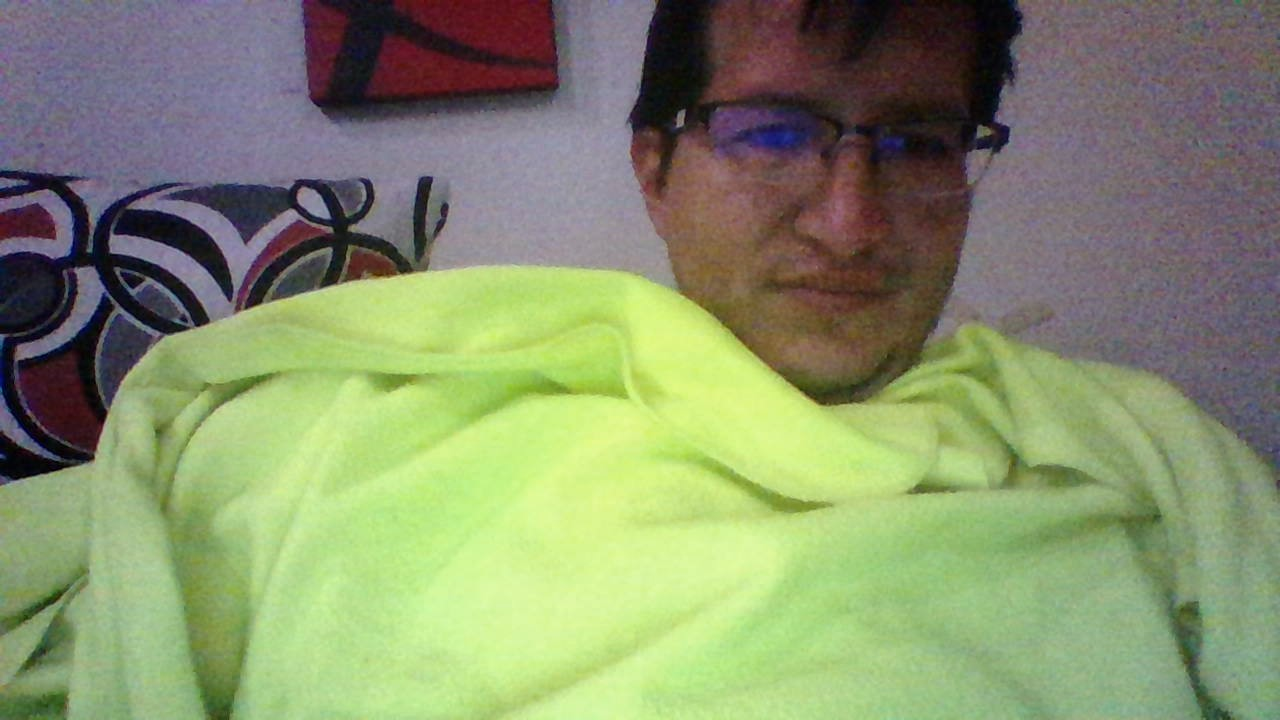
#> input picture PercepcionComputacional/images/WIN_20200526_12_59_11_Pro.jpg, 1280 x 720 px
$ jupyter execute DetectarImagenCapa.ipynb
#> lines starting #> are read from the running program, lines starting #| are printed output that depends on the picture; after the words box and inside, x2 and y2 are one past the last pixel; in counts of white or black regions, pixels touching at a corner belong together
#> further down, img is the input picture: shape (720, 1280, 3); mean B, G, R 108.4, 145, 134.7
### Detectar Imagenes Capa

[cell 1]
import numpy as np
import cv2
import time

[cell 2]
def imagen_detec(imagen):
    img = np.fliplr(imagen)
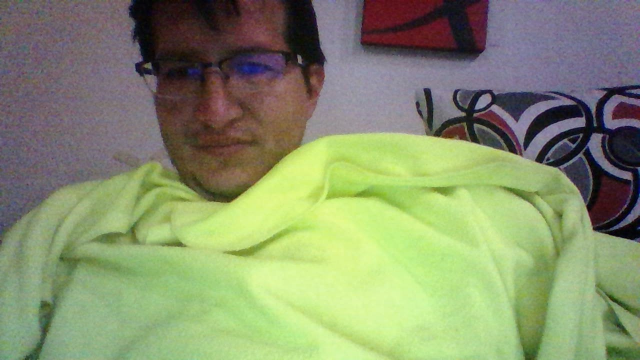
#> img: shape (720, 1280, 3) (shown at 1/2 size); mean B, G, R 108.4, 145, 134.7
    hsv = cv2.cvtColor(img,cv2.COLOR_BGR2HSV)
#> hsv: shape (720, 1280, 3); mean H, S, V 74.9, 84.8, 155
    low_green = np.array([72, 36, 92])
    high_green = np.array([86, 39, 95])
    mask1 = cv2.inRange(hsv, low_green, high_green)
#> mask1: shape (720, 1280); every value is 0
    cv2.imshow('image',mask1)
    cv2.waitKey(0)
    cv2.destroyAllWindows()
    lower_green = np.array([77,55,73])
    upper_green = np.array([80,65,78])
    mask2 = cv2.inRange(hsv,lower_green,upper_green)
    mask1 = mask1+mask2
    mask1 = cv2.morphologyEx(mask1, cv2.MORPH_OPEN, np.ones((3,3),np.uint8))
    mask1 = cv2.morphologyEx(mask1, cv2.MORPH_DILATE, np.ones((3,3),np.uint8))
    mask2 = cv2.bitwise_not(mask1)
#> mask2: shape (720, 1280); every value is 255
    res1 = cv2.bitwise_and(img,img,mask=mask2)
    #res2 = cv2.bitwise_and(background, background, mask = mask1)
    final_output = cv2.addWeighted(res1,1,res1,1,0)
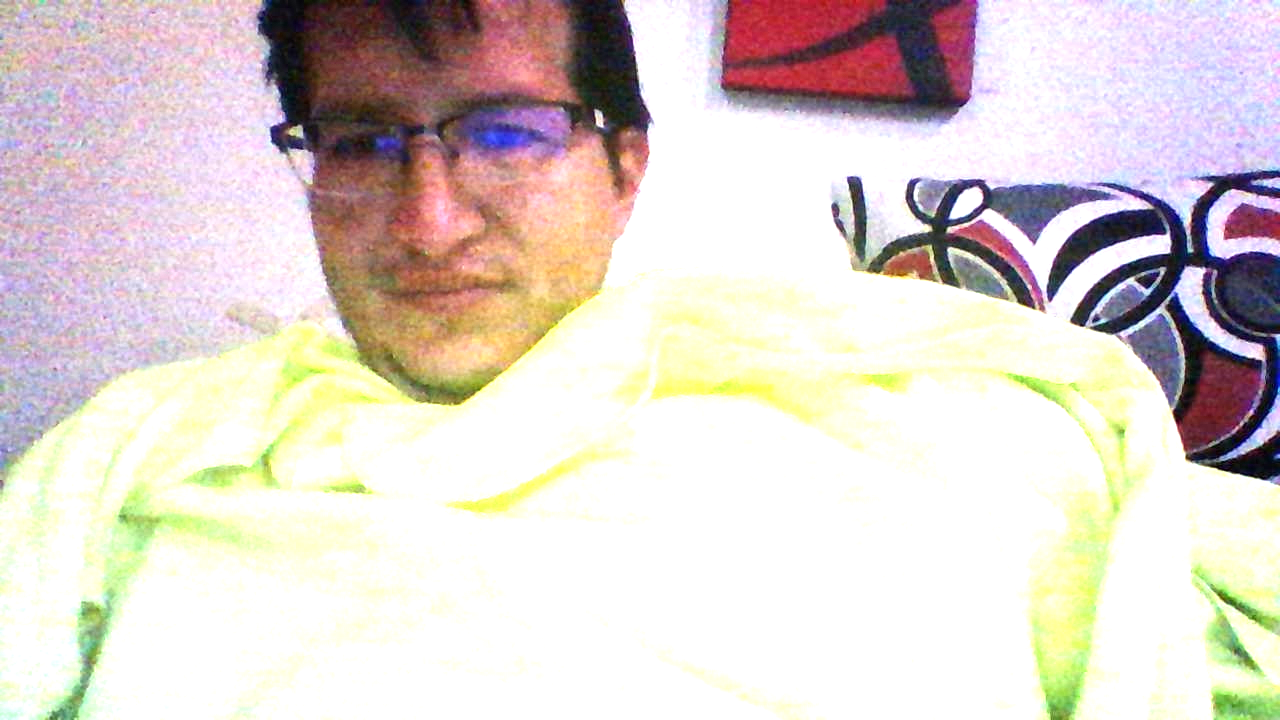
#> final_output: shape (720, 1280, 3); mean B, G, R 204.9, 210.2, 221
    return final_output

[cell 3]
img = cv2.imread('images/WIN_20200526_12_59_11_Pro.jpg')
img_res = imagen_detec(img)

cv2.imshow('image',img_res)
cv2.waitKey(0)
cv2.destroyAllWindows()

$ run again, with PercepcionComputacional/images/WIN_20200526_12_59_14_Pro.jpg copied over PercepcionComputacional/images/WIN_20200526_12_59_11_Pro.jpg
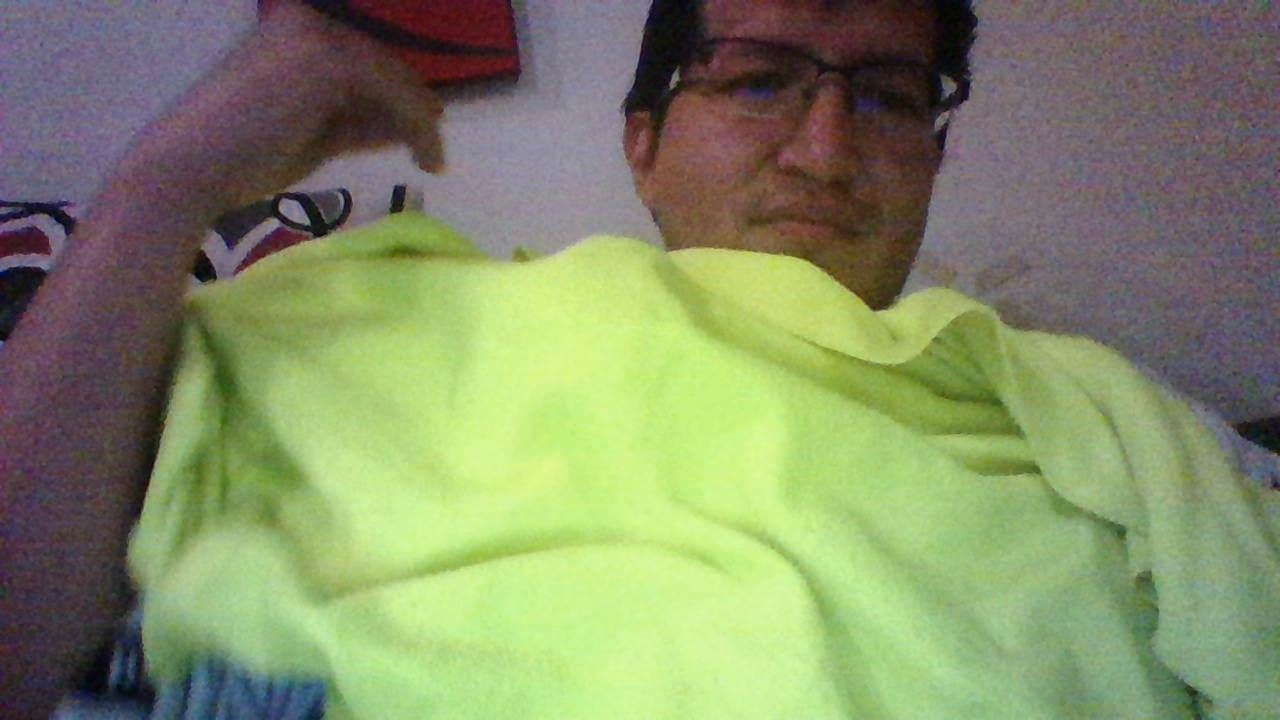
#> input picture PercepcionComputacional/images/WIN_20200526_12_59_14_Pro.jpg, 1280 x 720 px
#> img is the input picture: shape (720, 1280, 3); mean B, G, R 103.1, 141.4, 131.2
#> hsv: shape (720, 1280, 3); mean H, S, V 74.2, 85.1, 150.8
#> in imagen_detec, `mask1 = cv2.inRange(hsv, low_green, high_green)`:
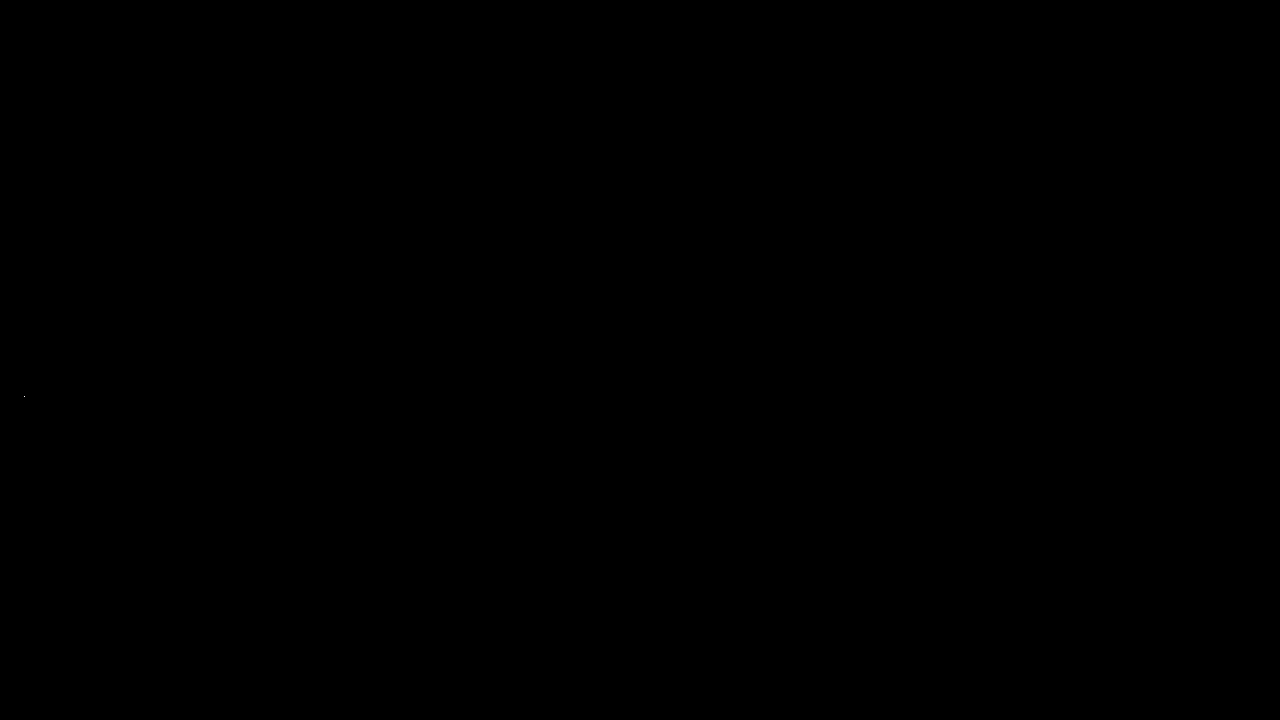
#> mask1: shape (720, 1280); 0% white in thin lines or dots, all inside (x1, y1, x2, y2) = (24, 396, 25, 397)
#> in imagen_detec, `final_output = cv2.addWeighted(res1,1,res1,1,0)`:
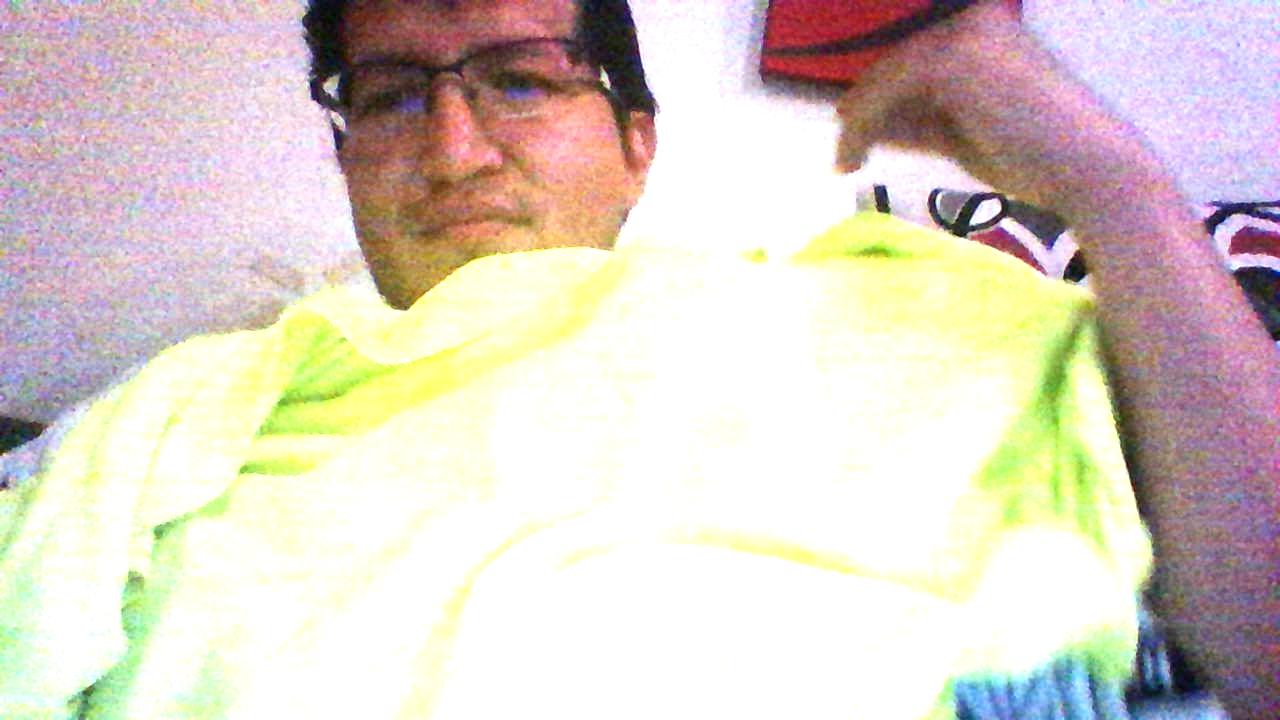
#> final_output: shape (720, 1280, 3); mean B, G, R 198.1, 206.8, 218.1

$ run again, with PercepcionComputacional/images/WIN_20200526_12_59_16_Pro.jpg copied over PercepcionComputacional/images/WIN_20200526_12_59_11_Pro.jpg
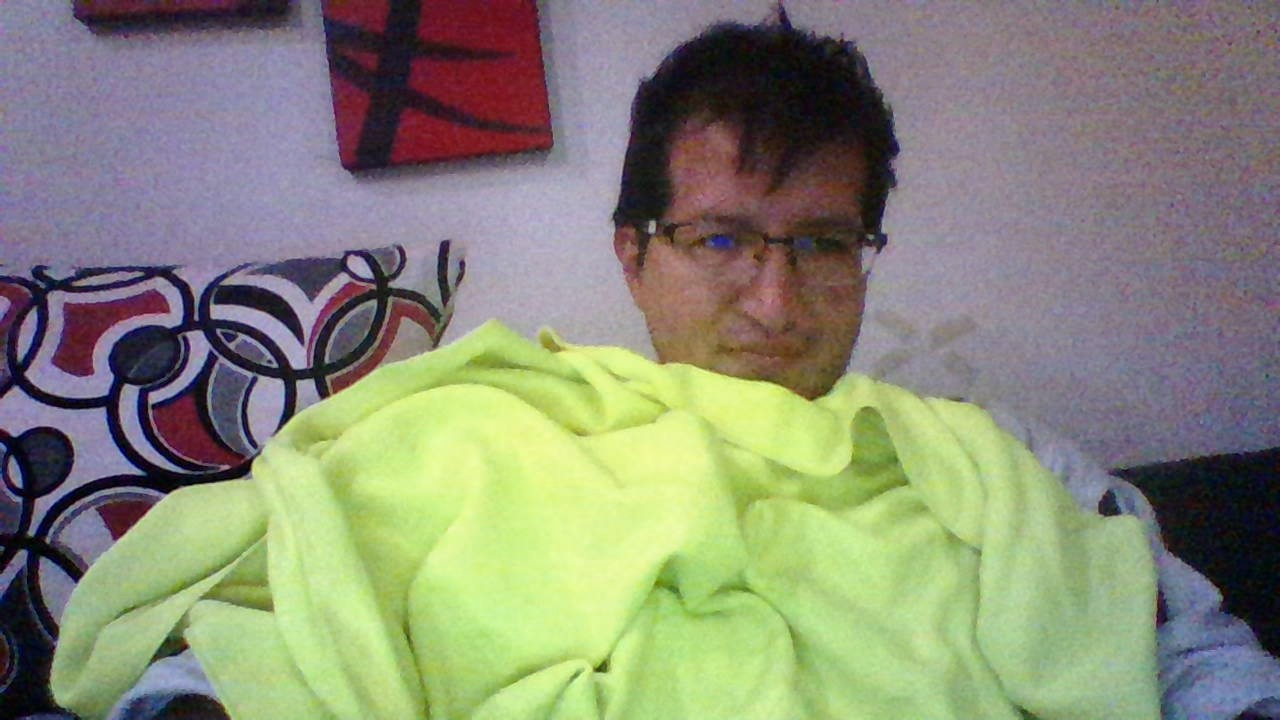
#> input picture PercepcionComputacional/images/WIN_20200526_12_59_16_Pro.jpg, 1280 x 720 px
#> img is the input picture: shape (720, 1280, 3); mean B, G, R 118.8, 139.1, 136.6
#> in imagen_detec, `img = np.fliplr(imagen)`:
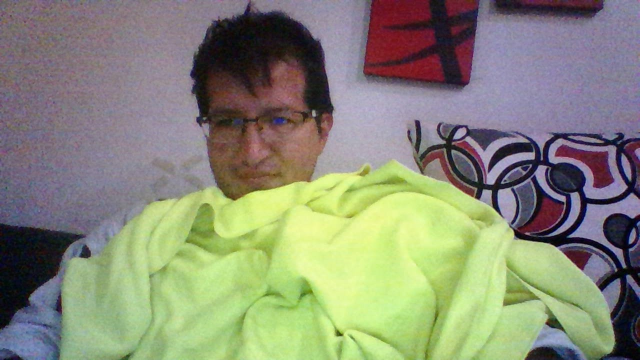
#> img: shape (720, 1280, 3) (shown at 1/2 size); mean B, G, R 118.8, 139.1, 136.6
#> hsv: shape (720, 1280, 3); mean H, S, V 92.5, 78.7, 154.5
#> mask1: shape (720, 1280); every value is 0
#> mask2: shape (720, 1280); every value is 255
#> in imagen_detec, `final_output = cv2.addWeighted(res1,1,res1,1,0)`:
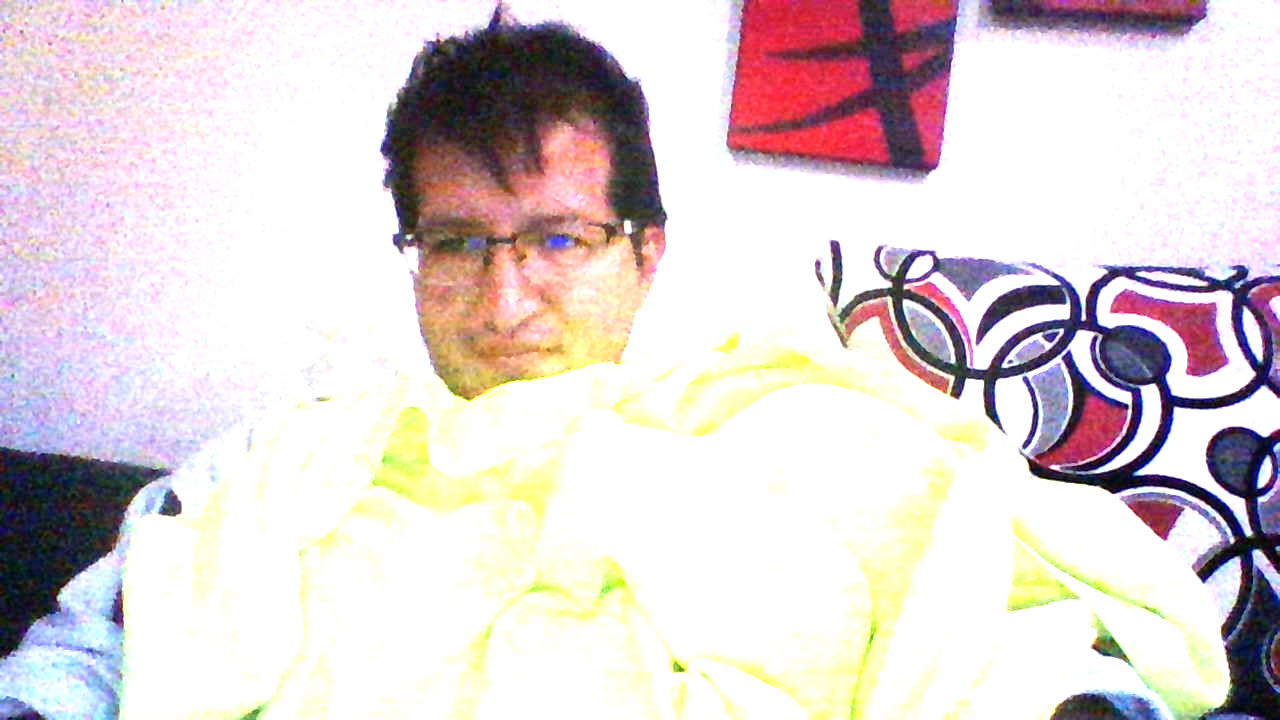
#> final_output: shape (720, 1280, 3); mean B, G, R 211.4, 209.6, 221.4
